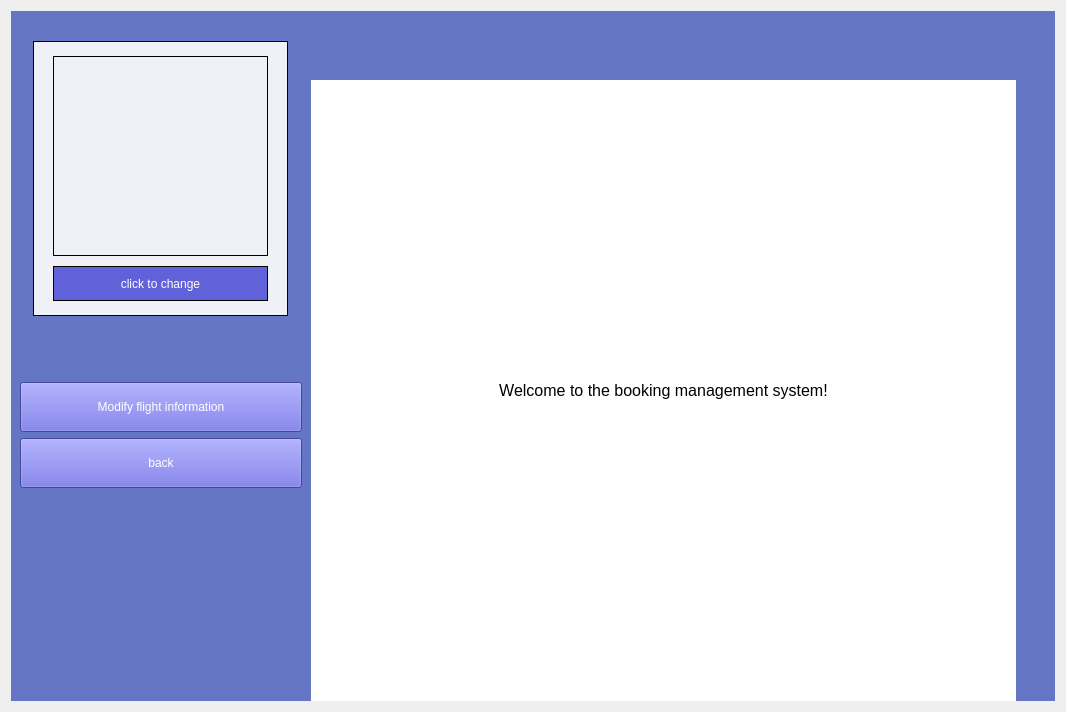
<?xml version="1.0" encoding="UTF-8"?>
<ui version="4.0">
 <class>managerPart</class>
 <widget class="QWidget" name="managerPart">
  <property name="geometry">
   <rect>
    <x>0</x>
    <y>0</y>
    <width>1066</width>
    <height>712</height>
   </rect>
  </property>
  <property name="windowTitle">
   <string>Form</string>
  </property>
  <layout class="QHBoxLayout" name="horizontalLayout_2">
   <property name="spacing">
    <number>0</number>
   </property>
   <item>
    <widget class="QWidget" name="widget" native="true">
     <property name="maximumSize">
      <size>
       <width>300</width>
       <height>16777215</height>
      </size>
     </property>
     <property name="styleSheet">
      <string notr="true">
background-color: rgb(78, 99, 189);
background-color: rgba(78, 99, 189,220);</string>
     </property>
     <layout class="QVBoxLayout" name="verticalLayout_2">
      <property name="spacing">
       <number>6</number>
      </property>
      <property name="topMargin">
       <number>30</number>
      </property>
      <item>
       <layout class="QHBoxLayout" name="horizontalLayout">
        <item>
         <spacer name="horizontalSpacer">
          <property name="orientation">
           <enum>Qt::Horizontal</enum>
          </property>
          <property name="sizeHint" stdset="0">
           <size>
            <width>28</width>
            <height>20</height>
           </size>
          </property>
         </spacer>
        </item>
        <item>
         <widget class="QWidget" name="widget_2" native="true">
          <property name="styleSheet">
           <string notr="true">border:1px solid black;
background-color: rgb(240, 240, 247);</string>
          </property>
          <layout class="QVBoxLayout" name="verticalLayout">
           <property name="spacing">
            <number>10</number>
           </property>
           <property name="leftMargin">
            <number>20</number>
           </property>
           <property name="topMargin">
            <number>15</number>
           </property>
           <property name="rightMargin">
            <number>20</number>
           </property>
           <property name="bottomMargin">
            <number>15</number>
           </property>
           <item>
            <widget class="QLabel" name="head">
             <property name="minimumSize">
              <size>
               <width>215</width>
               <height>200</height>
              </size>
             </property>
             <property name="maximumSize">
              <size>
               <width>215</width>
               <height>200</height>
              </size>
             </property>
             <property name="text">
              <string/>
             </property>
             <property name="pixmap">
              <pixmap resource="image.qrc">:/new/prefix1/Mhead.jpg</pixmap>
             </property>
             <property name="scaledContents">
              <bool>true</bool>
             </property>
            </widget>
           </item>
           <item>
            <widget class="QPushButton" name="changeHead">
             <property name="minimumSize">
              <size>
               <width>0</width>
               <height>35</height>
              </size>
             </property>
             <property name="maximumSize">
              <size>
               <width>16777215</width>
               <height>16777215</height>
              </size>
             </property>
             <property name="font">
              <font>
               <family>Yu Gothic UI</family>
              </font>
             </property>
             <property name="cursor">
              <cursorShape>PointingHandCursor</cursorShape>
             </property>
             <property name="styleSheet">
              <string notr="true">background-color: rgb(97, 97, 218);
color:white;</string>
             </property>
             <property name="text">
              <string>click to change</string>
             </property>
            </widget>
           </item>
          </layout>
         </widget>
        </item>
        <item>
         <spacer name="horizontalSpacer_2">
          <property name="orientation">
           <enum>Qt::Horizontal</enum>
          </property>
          <property name="sizeHint" stdset="0">
           <size>
            <width>28</width>
            <height>20</height>
           </size>
          </property>
         </spacer>
        </item>
       </layout>
      </item>
      <item>
       <spacer name="verticalSpacer">
        <property name="orientation">
         <enum>Qt::Vertical</enum>
        </property>
        <property name="sizeType">
         <enum>QSizePolicy::Fixed</enum>
        </property>
        <property name="sizeHint" stdset="0">
         <size>
          <width>20</width>
          <height>60</height>
         </size>
        </property>
       </spacer>
      </item>
      <item>
       <widget class="QPushButton" name="mofInfo">
        <property name="minimumSize">
         <size>
          <width>0</width>
          <height>50</height>
         </size>
        </property>
        <property name="font">
         <font>
          <family>Yu Gothic UI</family>
         </font>
        </property>
        <property name="cursor">
         <cursorShape>PointingHandCursor</cursorShape>
        </property>
        <property name="styleSheet">
         <string notr="true">background-color: rgb(97, 97, 218);
color:white;</string>
        </property>
        <property name="text">
         <string>Modify flight information</string>
        </property>
       </widget>
      </item>
      <item>
       <widget class="QPushButton" name="comeBack">
        <property name="minimumSize">
         <size>
          <width>0</width>
          <height>50</height>
         </size>
        </property>
        <property name="cursor">
         <cursorShape>PointingHandCursor</cursorShape>
        </property>
        <property name="styleSheet">
         <string notr="true">background-color: rgb(97, 97, 218);
color:white;</string>
        </property>
        <property name="text">
         <string>back</string>
        </property>
       </widget>
      </item>
      <item>
       <spacer name="verticalSpacer_2">
        <property name="orientation">
         <enum>Qt::Vertical</enum>
        </property>
        <property name="sizeHint" stdset="0">
         <size>
          <width>20</width>
          <height>40</height>
         </size>
        </property>
       </spacer>
      </item>
     </layout>
    </widget>
   </item>
   <item>
    <widget class="QWidget" name="widget_3" native="true">
     <property name="styleSheet">
      <string notr="true">
background-color: rgba(78, 99, 189,220);</string>
     </property>
     <layout class="QGridLayout" name="gridLayout">
      <property name="leftMargin">
       <number>0</number>
      </property>
      <property name="bottomMargin">
       <number>0</number>
      </property>
      <property name="spacing">
       <number>0</number>
      </property>
      <item row="0" column="0">
       <spacer name="verticalSpacer_3">
        <property name="orientation">
         <enum>Qt::Vertical</enum>
        </property>
        <property name="sizeType">
         <enum>QSizePolicy::Fixed</enum>
        </property>
        <property name="sizeHint" stdset="0">
         <size>
          <width>20</width>
          <height>60</height>
         </size>
        </property>
       </spacer>
      </item>
      <item row="1" column="0">
       <widget class="QStackedWidget" name="stackedWidget">
        <property name="minimumSize">
         <size>
          <width>600</width>
          <height>450</height>
         </size>
        </property>
        <property name="styleSheet">
         <string notr="true">
background-color: rgb(255, 255, 255);


</string>
        </property>
        <widget class="QWidget" name="Fpage">
         <layout class="QVBoxLayout" name="verticalLayout_3">
          <item>
           <widget class="QLabel" name="label_2">
            <property name="sizePolicy">
             <sizepolicy hsizetype="Preferred" vsizetype="Preferred">
              <horstretch>0</horstretch>
              <verstretch>0</verstretch>
             </sizepolicy>
            </property>
            <property name="font">
             <font>
              <family>Yu Gothic UI</family>
              <pointsize>12</pointsize>
             </font>
            </property>
            <property name="layoutDirection">
             <enum>Qt::LeftToRight</enum>
            </property>
            <property name="autoFillBackground">
             <bool>false</bool>
            </property>
            <property name="styleSheet">
             <string notr="true">background-color: rgb(255, 255, 255);


</string>
            </property>
            <property name="text">
             <string>Welcome to the booking management system!</string>
            </property>
            <property name="alignment">
             <set>Qt::AlignCenter</set>
            </property>
           </widget>
          </item>
         </layout>
        </widget>
        <widget class="QWidget" name="page_2">
         <layout class="QVBoxLayout" name="verticalLayout_4">
          <property name="spacing">
           <number>0</number>
          </property>
          <property name="leftMargin">
           <number>0</number>
          </property>
          <property name="topMargin">
           <number>0</number>
          </property>
          <property name="rightMargin">
           <number>0</number>
          </property>
          <property name="bottomMargin">
           <number>0</number>
          </property>
          <item>
           <widget class="QListWidget" name="list">
            <property name="styleSheet">
             <string notr="true"/>
            </property>
           </widget>
          </item>
         </layout>
        </widget>
       </widget>
      </item>
      <item row="1" column="1">
       <spacer name="horizontalSpacer_3">
        <property name="orientation">
         <enum>Qt::Horizontal</enum>
        </property>
        <property name="sizeType">
         <enum>QSizePolicy::Fixed</enum>
        </property>
        <property name="sizeHint" stdset="0">
         <size>
          <width>30</width>
          <height>20</height>
         </size>
        </property>
       </spacer>
      </item>
     </layout>
    </widget>
   </item>
  </layout>
 </widget>
 <resources>
  <include location="image.qrc"/>
 </resources>
 <connections/>
</ui>
